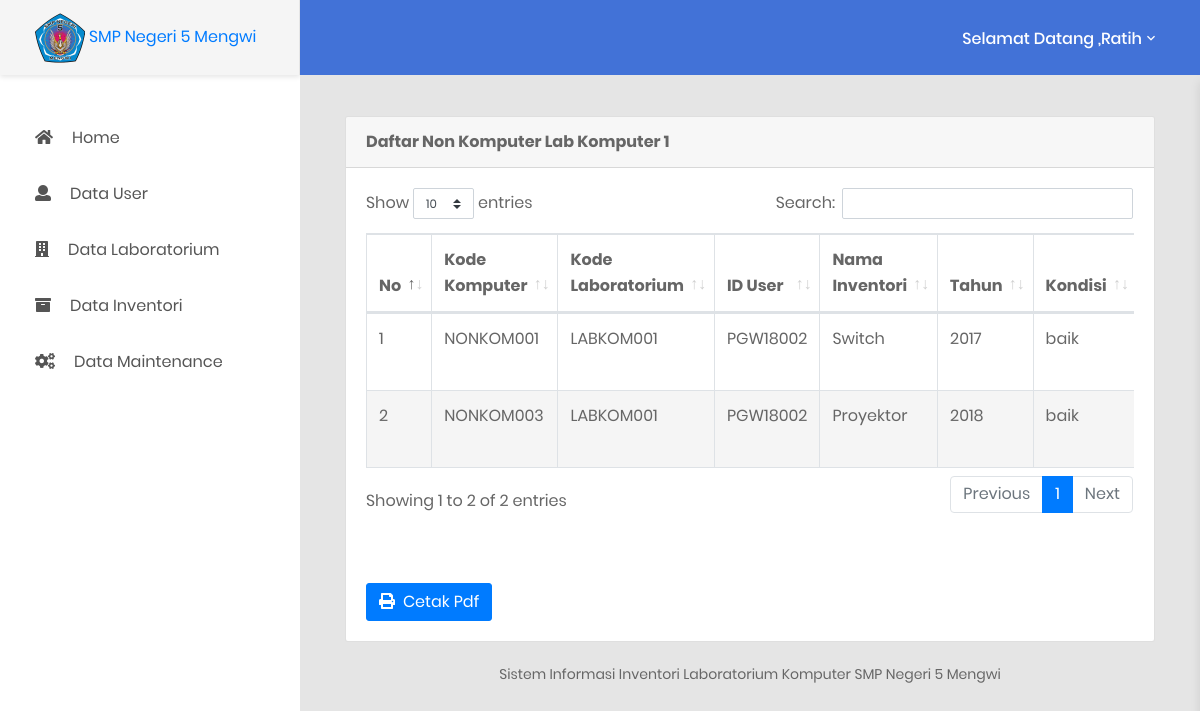
Before: /pages/admin/data-non-komputer.php?kd_lab=LABKOM001 (signed in) with the older database file.
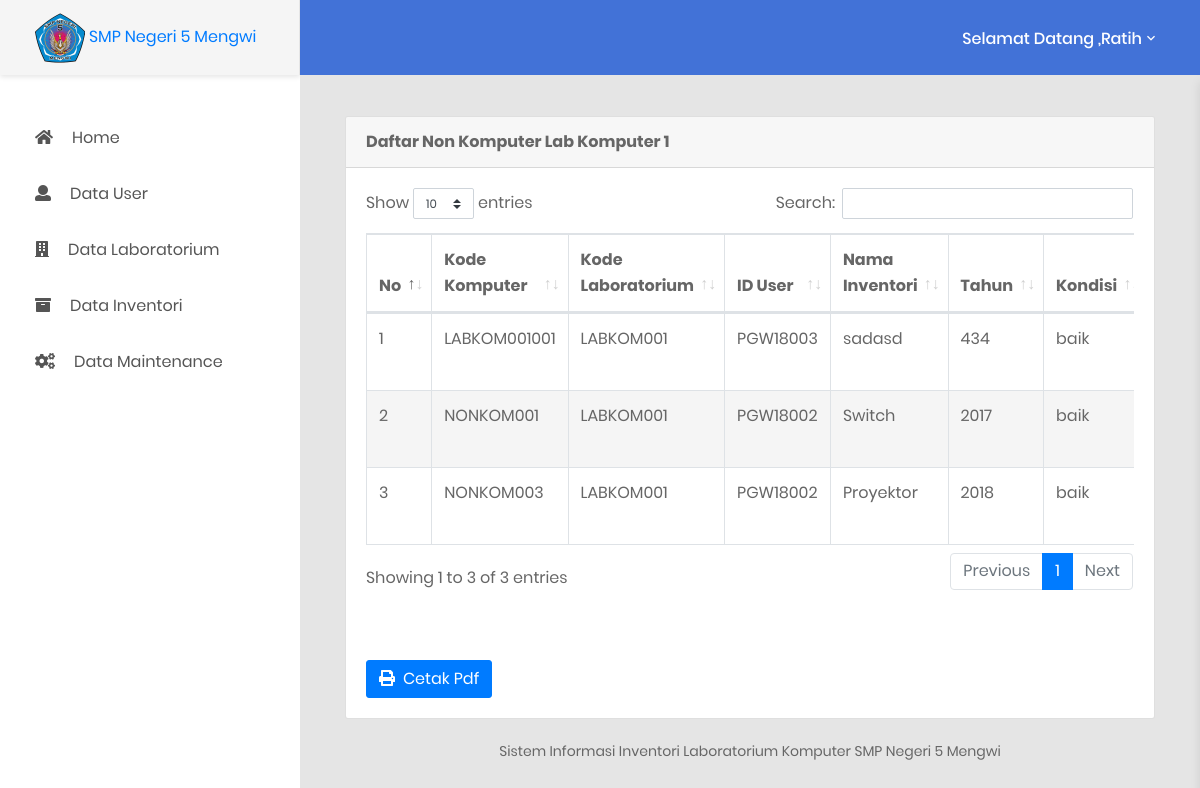
After: the same page with the newer database file.
### tables this page shows
CREATE TABLE `tabel_laboratorium`  (
  `kd_lab` varchar(10) NOT NULL,
  `id_user` varchar(10) NOT NULL,
  `nama_lab` varchar(50) NOT NULL,
  `status` varchar(30) NOT NULL,
  PRIMARY KEY (`kd_lab`) USING BTREE,
  INDEX `id_user`(`id_user`) USING BTREE,
  CONSTRAINT `tabel_laboratorium_ibfk_1` FOREIGN KEY (`id_user`) REFERENCES `tabel_admin` (`id_user`) ON DELETE RESTRICT ON UPDATE RESTRICT
);

CREATE TABLE `tabel_inventori_non_komputer`  (
  `kd_inventori` varchar(20) NOT NULL,
  `kd_lab` varchar(10) NOT NULL,
  `id_user` varchar(10) NOT NULL,
  `nama_inventori` varchar(50) NOT NULL,
  `tahun` varchar(10) NOT NULL,
  `kondisi` varchar(50) NOT NULL,
  `keterangan` varchar(50) NOT NULL,
  `status` varchar(30) NOT NULL,
  PRIMARY KEY (`kd_inventori`) USING BTREE,
  INDEX `kd_lab`(`kd_lab`) USING BTREE,
  INDEX `id_user`(`id_user`) USING BTREE,
  CONSTRAINT `tabel_inventori_non_komputer_ibfk_1` FOREIGN KEY (`kd_lab`) REFERENCES `tabel_laboratorium` (`kd_lab`) ON DELETE RESTRICT ON UPDATE RESTRICT,
  CONSTRAINT `tabel_inventori_non_komputer_ibfk_2` FOREIGN KEY (`id_user`) REFERENCES `tabel_admin` (`id_user`) ON DELETE RESTRICT ON UPDATE RESTRICT
);

### functions/query.php (called while the page is built, shortened)
<?php
if (!function_exists('query')) {
    function query($qry)
    {
        global $db;
        return mysqli_query($db,$qry);
    }
}
if (!function_exists('daftar_lab')) {
    function daftar_lab($kode_lab = null)
    {
        $query = 'SELECT * from tabel_laboratorium
          LEFT JOIN tabel_admin ON tabel_laboratorium.id_user = tabel_admin.id_user';
        if($kode_lab){
            $query = "SELECT * from tabel_laboratorium
          LEFT JOIN tabel_admin ON tabel_laboratorium.id_user = tabel_admin.id_user
          where kd_lab ='{$kode_lab}'";
        }
        return query($query);
    }
}
if (!function_exists('daftar_inv_non_komputer')) {
    function daftar_inv_non_komputer($kode_lab)
    {
        $query = "SELECT * FROM tabel_inventori_non_komputer where kd_lab ='{$kode_lab}'";
        return query($query);
    }
}

### pages/admin/data-non-komputer.php (the view, shortened to what this page needs)
<?php
    include "../../config/koneksi.php";
    include "../../functions/query.php";
    $kd_lab = $_GET['kd_lab'];
?>
<!DOCTYPE html>
<html lang="en">
<body class="animsition">
    <div class="page-wrapper">
        <?php
       include "sidebar.php";
       ?>
        <div class="page-container">
            <div class="main-content">
                <div class="section__content section__content--p30">
                    <div class="container-fluid">
                        <div class="row">
                            <div class="col-lg-12">
                                <div class="card">
                                    <div class="card-header">
                                        <?php
                                        $hasil = daftar_lab($kd_lab);
                                        $data_lab = array();
                                        while ($row = mysqli_fetch_assoc($hasil)) {
                                        $data_lab[] = $row;
                                        }
                                        ?>
                                         <?php foreach ($data_lab as $data) :  ?>
                                        <strong>Daftar Non Komputer <?php echo $data['nama_lab']; ?></strong>
                                    <?php  endforeach ?>
                                    </div>
                                    <div class="card-body card-block">
                                        <div class="table-responsive m-b-40">
                                     <table id="example" class="table table-striped table-bordered">
                                        <thead>
                                            <tr>
                                                <th width="10">No</th>
                                                <th>Kode Komputer</th>
                                                <th>Kode Laboratorium</th>
                                                <th>ID User</th>
                                                <th>Nama Inventori</th>
                                                <th>Tahun</th>
                                                <th>Kondisi </th>
                                            </tr>
                                        </thead>
                                         <?php
                                            $no=0;
                                            $hasil = daftar_inv_non_komputer($kd_lab);
                                            $data_inv = array();
                                            while ($row = mysqli_fetch_assoc($hasil)) {
                                            $data_inv[] = $row;
                                            }
                                             ?>
                                        <tbody>
                                            <?php foreach ($data_inv as $data) :  ?>
                                            <tr>
                                                <td><?php $no++; echo "$no" ?></td>
                                                <td><?php echo $data['kd_inventori']; ?></td>
                                                <td><?php echo $data['kd_lab']; ?></td>
                                                <td><?php echo $data['id_user']; ?></td>
                                                <td><?php echo $data['nama_inventori']; ?></td>
                                                <td><?php echo $data['tahun']; ?></td>
                                                <td><?php echo $data['kondisi']; ?></td>
                                           </tr>
                                       <?php endforeach ?>
                                        </tbody>
                                    </table>
                                </div>
                                <a href="cetak-non-komputer.php?kd_lab=<?php echo $data['kd_lab'] ?>" class="btn btn-primary" type="button" style="margin-top: 20px;"><i class="fa fa-print"></i>&nbsp Cetak Pdf</a>
                            </div>
                        </div>
                    </div>
                </div>
            </div>
        </div>
    </div>
    </div>
</body>
</html>

### pages/admin/sidebar.php (shortened to what this page needs)
<aside class="menu-sidebar d-none d-lg-block">
    <div class="logo">
        <a href="index.php">
            <img src="../../assets/images/s200_smpn_5.png " width="50" height="50" />
            <span>SMP Negeri 5 Mengwi</span>
        </a>
    </div>
    <div class="menu-sidebar__content js-scrollbar1">
        <nav class="navbar-sidebar">
            <ul class="list-unstyled navbar__list">
                <li>
                    <a href="index.php">
                        <i class="fas fa-home"></i>Home</a>
                </li>
                <li>
                    <a class="js-arrow" href="#">
                        <i class="fas fa-user"></i>Data User</a>
                </li>
                <li>
                    <a class="js-arrow" href="#">
                        <i class="fas fa-building"></i>Data Laboratorium</a>
                </li>
                <li>
                    <a class="js-arrow" href="#">
                        <i class="fas fa-archive"></i>Data Inventori</a>
                </li>
                <li>
                    <a class="js-arrow" href="#">
                        <i class="fas fa-gears"></i>Data Maintenance</a>
                </li>
            </ul>
        </nav>
    </div>
</aside>

Changed rows visible on the page:
added tabel_inventori_non_komputer: kd_inventori "LABKOM001001", kd_lab "LABKOM001", id_user "PGW18003", nama_inventori "sadasd", tahun "434", kondisi "baik"
Other visible differences:
text written by a page script: "Show entries Search: Showing 1 to 2 of 2 entries Previous 1 Next" → "Show entries Search: Showing 1 to 3 of 3 entries Previous 1 Next"
